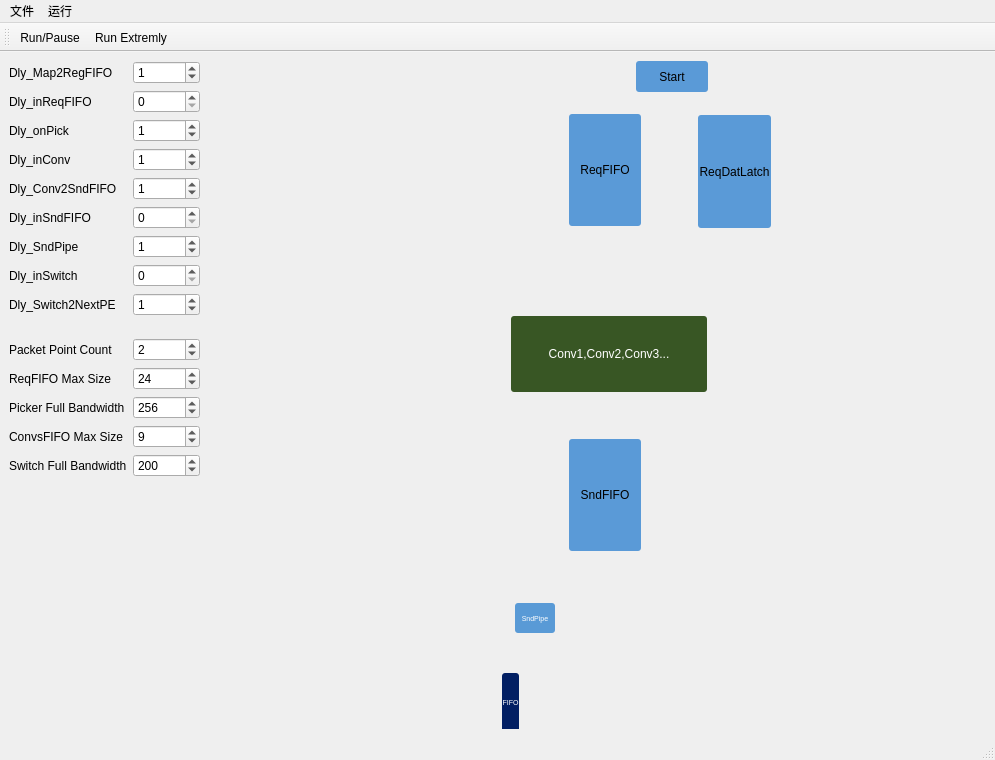
<?xml version="1.0" encoding="UTF-8"?>
<ui version="4.0">
 <class>MainWindow</class>
 <widget class="QMainWindow" name="MainWindow">
  <property name="geometry">
   <rect>
    <x>0</x>
    <y>0</y>
    <width>995</width>
    <height>760</height>
   </rect>
  </property>
  <property name="windowTitle">
   <string>MainWindow</string>
  </property>
  <property name="styleSheet">
   <string notr="true"/>
  </property>
  <widget class="QWidget" name="centralwidget">
   <layout class="QHBoxLayout" name="horizontalLayout" stretch="0,1">
    <item>
     <layout class="QFormLayout" name="formLayout">
      <property name="sizeConstraint">
       <enum>QLayout::SetDefaultConstraint</enum>
      </property>
      <item row="0" column="0">
       <widget class="QLabel" name="label">
        <property name="text">
         <string>Dly_Map2RegFIFO</string>
        </property>
       </widget>
      </item>
      <item row="0" column="1">
       <widget class="QSpinBox" name="Dly_Map2RegFIFO_Spin">
        <property name="minimumSize">
         <size>
          <width>50</width>
          <height>0</height>
         </size>
        </property>
        <property name="maximumSize">
         <size>
          <width>16777215</width>
          <height>16777215</height>
         </size>
        </property>
        <property name="value">
         <number>1</number>
        </property>
       </widget>
      </item>
      <item row="1" column="0">
       <widget class="QLabel" name="label_3">
        <property name="text">
         <string>Dly_inReqFIFO</string>
        </property>
       </widget>
      </item>
      <item row="1" column="1">
       <widget class="QSpinBox" name="Dly_inReqFIFO_Spin"/>
      </item>
      <item row="2" column="0">
       <widget class="QLabel" name="label_4">
        <property name="text">
         <string>Dly_onPick</string>
        </property>
       </widget>
      </item>
      <item row="2" column="1">
       <widget class="QSpinBox" name="Dly_onPick_Spin">
        <property name="value">
         <number>1</number>
        </property>
       </widget>
      </item>
      <item row="3" column="0">
       <widget class="QLabel" name="label_5">
        <property name="text">
         <string>Dly_inConv</string>
        </property>
       </widget>
      </item>
      <item row="3" column="1">
       <widget class="QSpinBox" name="Dly_inConv_Spin">
        <property name="value">
         <number>1</number>
        </property>
       </widget>
      </item>
      <item row="4" column="0">
       <widget class="QLabel" name="label_6">
        <property name="text">
         <string>Dly_Conv2SndFIFO</string>
        </property>
       </widget>
      </item>
      <item row="4" column="1">
       <widget class="QSpinBox" name="Dly_Conv2SndFIFO_Spin">
        <property name="value">
         <number>1</number>
        </property>
       </widget>
      </item>
      <item row="5" column="0">
       <widget class="QLabel" name="label_7">
        <property name="text">
         <string>Dly_inSndFIFO</string>
        </property>
       </widget>
      </item>
      <item row="5" column="1">
       <widget class="QSpinBox" name="Dly_inSndFIFO_Spin"/>
      </item>
      <item row="6" column="0">
       <widget class="QLabel" name="label_2">
        <property name="text">
         <string>Dly_SndPipe</string>
        </property>
       </widget>
      </item>
      <item row="6" column="1">
       <widget class="QSpinBox" name="Dly_SndPipe_Spin">
        <property name="value">
         <number>1</number>
        </property>
       </widget>
      </item>
      <item row="7" column="0">
       <widget class="QLabel" name="label_8">
        <property name="text">
         <string>Dly_inSwitch</string>
        </property>
       </widget>
      </item>
      <item row="7" column="1">
       <widget class="QSpinBox" name="Dly_inSwitch_Spin"/>
      </item>
      <item row="8" column="0">
       <widget class="QLabel" name="label_9">
        <property name="text">
         <string>Dly_Switch2NextPE</string>
        </property>
       </widget>
      </item>
      <item row="8" column="1">
       <widget class="QSpinBox" name="Dly_Switch2NextPE_Spin">
        <property name="value">
         <number>1</number>
        </property>
       </widget>
      </item>
      <item row="9" column="0">
       <widget class="QWidget" name="widget_2" native="true">
        <property name="minimumSize">
         <size>
          <width>100</width>
          <height>10</height>
         </size>
        </property>
        <property name="maximumSize">
         <size>
          <width>16777215</width>
          <height>1</height>
         </size>
        </property>
        <property name="styleSheet">
         <string notr="true">background: transparent;</string>
        </property>
       </widget>
      </item>
      <item row="10" column="0">
       <widget class="QLabel" name="label_10">
        <property name="text">
         <string>Packet Point Count</string>
        </property>
       </widget>
      </item>
      <item row="10" column="1">
       <widget class="QSpinBox" name="PacketPointCount_Spin">
        <property name="value">
         <number>2</number>
        </property>
       </widget>
      </item>
      <item row="11" column="0">
       <widget class="QLabel" name="label_11">
        <property name="text">
         <string>ReqFIFO Max Size</string>
        </property>
       </widget>
      </item>
      <item row="11" column="1">
       <widget class="QSpinBox" name="ReqFIFO_MaxSize_Spin">
        <property name="maximum">
         <number>999999</number>
        </property>
        <property name="singleStep">
         <number>1</number>
        </property>
        <property name="value">
         <number>24</number>
        </property>
       </widget>
      </item>
      <item row="12" column="0">
       <widget class="QLabel" name="label_12">
        <property name="text">
         <string>Picker Full Bandwidth</string>
        </property>
       </widget>
      </item>
      <item row="12" column="1">
       <widget class="QSpinBox" name="Picker_FullBandwidth_Spin">
        <property name="maximum">
         <number>999999</number>
        </property>
        <property name="value">
         <number>256</number>
        </property>
       </widget>
      </item>
      <item row="13" column="0">
       <widget class="QLabel" name="label_13">
        <property name="text">
         <string>ConvsFIFO Max Size</string>
        </property>
       </widget>
      </item>
      <item row="13" column="1">
       <widget class="QSpinBox" name="ConvsFIFO_MaxSize_Spin">
        <property name="maximum">
         <number>999999</number>
        </property>
        <property name="value">
         <number>9</number>
        </property>
       </widget>
      </item>
      <item row="14" column="0">
       <widget class="QLabel" name="label_14">
        <property name="text">
         <string>Switch Full Bandwidth</string>
        </property>
       </widget>
      </item>
      <item row="14" column="1">
       <widget class="QSpinBox" name="Switch_FullBandwidth_Spin">
        <property name="maximum">
         <number>999999</number>
        </property>
        <property name="value">
         <number>200</number>
        </property>
       </widget>
      </item>
     </layout>
    </item>
    <item>
     <widget class="QWidget" name="widget" native="true">
      <property name="styleSheet">
       <string notr="true">background: url(:/images/PE)</string>
      </property>
      <widget class="QLabel" name="RegFIFO_Label">
       <property name="geometry">
        <rect>
         <x>363</x>
         <y>53</y>
         <width>72</width>
         <height>112</height>
        </rect>
       </property>
       <property name="styleSheet">
        <string notr="true">background: rgb(90, 154, 215);
border-radius:3px;</string>
       </property>
       <property name="text">
        <string>ReqFIFO</string>
       </property>
       <property name="alignment">
        <set>Qt::AlignCenter</set>
       </property>
      </widget>
      <widget class="QLabel" name="DatLatch_Label">
       <property name="geometry">
        <rect>
         <x>492</x>
         <y>54</y>
         <width>73</width>
         <height>113</height>
        </rect>
       </property>
       <property name="styleSheet">
        <string notr="true">background: rgb(90, 154, 215);
border-radius:3px;</string>
       </property>
       <property name="text">
        <string>ReqDatLatch</string>
       </property>
       <property name="alignment">
        <set>Qt::AlignCenter</set>
       </property>
      </widget>
      <widget class="QLabel" name="SndFIFO_Label">
       <property name="geometry">
        <rect>
         <x>363</x>
         <y>378</y>
         <width>72</width>
         <height>112</height>
        </rect>
       </property>
       <property name="styleSheet">
        <string notr="true">background: rgb(90, 154, 215);
border-radius:3px;</string>
       </property>
       <property name="text">
        <string>SndFIFO</string>
       </property>
       <property name="alignment">
        <set>Qt::AlignCenter</set>
       </property>
      </widget>
      <widget class="QLabel" name="SwitchFIFO_Label">
       <property name="geometry">
        <rect>
         <x>296</x>
         <y>612</y>
         <width>17</width>
         <height>59</height>
        </rect>
       </property>
       <property name="styleSheet">
        <string notr="true">background: rgb(2, 31, 99);
color:white;
font: 7px;
border-radius:3px;</string>
       </property>
       <property name="text">
        <string>FIFO</string>
       </property>
       <property name="alignment">
        <set>Qt::AlignCenter</set>
       </property>
      </widget>
      <widget class="QLabel" name="SndPipe_Label">
       <property name="geometry">
        <rect>
         <x>309</x>
         <y>542</y>
         <width>40</width>
         <height>30</height>
        </rect>
       </property>
       <property name="styleSheet">
        <string notr="true">background: rgb(89, 154, 214);
color:white;
font: 7px;
border-radius:3px;</string>
       </property>
       <property name="text">
        <string>SndPipe</string>
       </property>
       <property name="alignment">
        <set>Qt::AlignCenter</set>
       </property>
      </widget>
      <widget class="QLabel" name="Convs_Label">
       <property name="geometry">
        <rect>
         <x>305</x>
         <y>255</y>
         <width>196</width>
         <height>76</height>
        </rect>
       </property>
       <property name="styleSheet">
        <string notr="true">background: rgb(56, 86, 36);
color: white;
border-radius:3px;</string>
       </property>
       <property name="text">
        <string>Conv1,Conv2,Conv3...</string>
       </property>
       <property name="alignment">
        <set>Qt::AlignCenter</set>
       </property>
      </widget>
      <widget class="QWidget" name="widget_3" native="true">
       <property name="geometry">
        <rect>
         <x>110</x>
         <y>320</y>
         <width>120</width>
         <height>80</height>
        </rect>
       </property>
      </widget>
      <widget class="QLabel" name="StartFIFO">
       <property name="geometry">
        <rect>
         <x>430</x>
         <y>0</y>
         <width>72</width>
         <height>31</height>
        </rect>
       </property>
       <property name="styleSheet">
        <string notr="true">background: rgb(90, 154, 215);
border-radius:3px;</string>
       </property>
       <property name="text">
        <string>Start</string>
       </property>
       <property name="alignment">
        <set>Qt::AlignCenter</set>
       </property>
      </widget>
     </widget>
    </item>
   </layout>
  </widget>
  <widget class="QMenuBar" name="menubar">
   <property name="geometry">
    <rect>
     <x>0</x>
     <y>0</y>
     <width>995</width>
     <height>23</height>
    </rect>
   </property>
   <widget class="QMenu" name="menu">
    <property name="title">
     <string>文件</string>
    </property>
   </widget>
   <widget class="QMenu" name="menu_2">
    <property name="title">
     <string>运行</string>
    </property>
    <addaction name="actionRun"/>
    <addaction name="actionRun_Extremly"/>
   </widget>
   <addaction name="menu"/>
   <addaction name="menu_2"/>
  </widget>
  <widget class="QStatusBar" name="statusbar"/>
  <widget class="QToolBar" name="toolBar">
   <property name="windowTitle">
    <string>toolBar</string>
   </property>
   <attribute name="toolBarArea">
    <enum>TopToolBarArea</enum>
   </attribute>
   <attribute name="toolBarBreak">
    <bool>false</bool>
   </attribute>
   <addaction name="actionRun"/>
   <addaction name="actionRun_Extremly"/>
  </widget>
  <action name="actionRun">
   <property name="text">
    <string>Run/Pause</string>
   </property>
  </action>
  <action name="actionRun_Extremly">
   <property name="text">
    <string>Run Extremly</string>
   </property>
  </action>
 </widget>
 <resources/>
 <connections/>
</ui>
